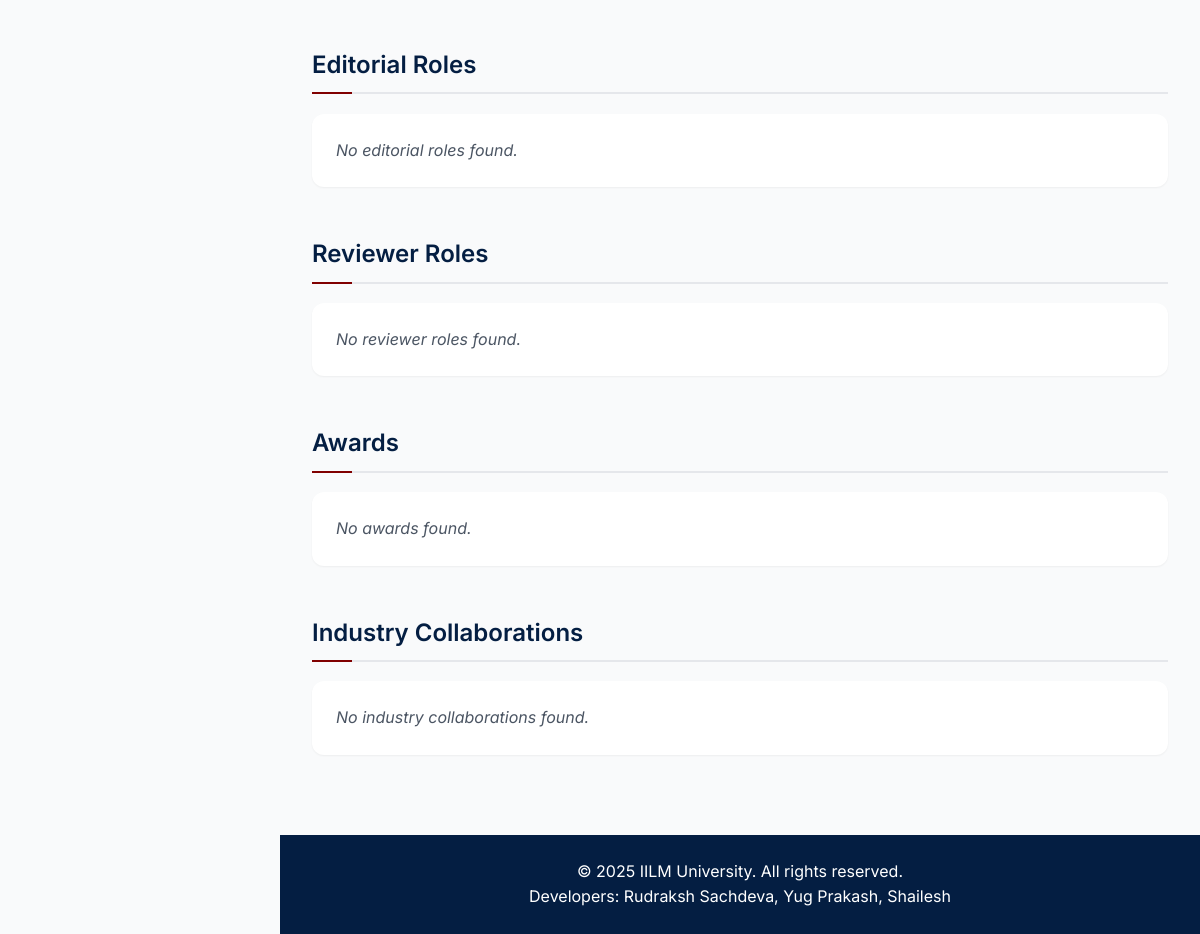
Before: /submissions/ (signed in, lower part) with the older database file.
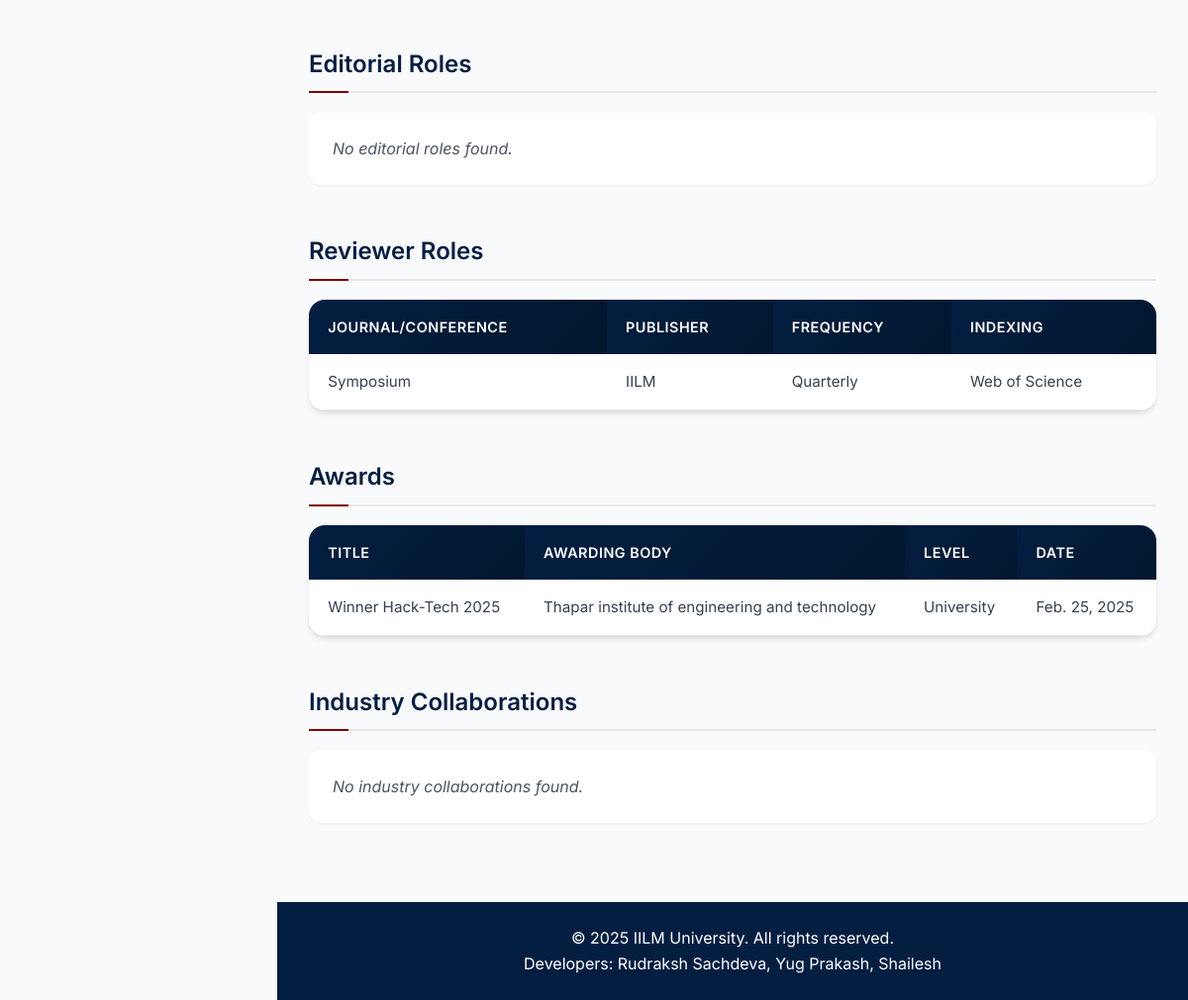
After: the same page with the newer database file.
### core/models.py (models this page shows, shortened)
class ReviewerRoles(models.Model):
    user = models.ForeignKey(settings.AUTH_USER_MODEL, on_delete=models.CASCADE)
    journal_name = models.CharField(max_length=255, blank=True, null=True, help_text="Name of the journal or conference")
    publisher = models.CharField(max_length=255, blank=True, null=True, help_text="Publisher of the journal or conference proceedings")
    freq_of_review_choices = [
        ('monthly', 'Monthly'),
        ('quarterly', 'Quarterly'),
        ('biannually', 'Biannually'),
        ('annually', 'Annually'),
        ('as_needed', 'As Needed'),
        ('other', 'Other')
    ]
    freq_of_review = models.CharField(
        max_length=20,
        choices=freq_of_review_choices,
        default='as_needed'
    )
    indexing_choices = [
        ('scopus', 'Scopus'),
        ('web_of_science', 'Web of Science'),
        ('google_scholar', 'Google Scholar'),
        ('SCI', 'SCI'),
        ('other', 'Other'),
        ('not_indexed', 'Not Indexed')
    ]
    indexing = models.CharField(
        max_length=20,
        choices=indexing_choices,
        default='not_indexed'
    )

class Awards(models.Model):
    user = models.ForeignKey(settings.AUTH_USER_MODEL, on_delete=models.CASCADE)
    title_of_award = models.CharField(max_length=255, blank=True, null=True)
    awarding_body = models.CharField(max_length=255, blank=True, null=True)
    level_choices = [
        ('national', 'National'),
        ('international', 'International'),
        ('university', 'University'),
        ('departmental', 'Departmental'),
        ('other', 'Other')
    ]
    level = models.CharField(
        max_length=20,
        choices=level_choices,
        default='university'
    )
    date_of_award = models.DateField(blank=True, null=True)
    nature_of_contribution = models.TextField(
        blank=True,
        null=True,
        help_text="Nature of your contribution to the award"
    )

### core/views.py (the view)
# urls.py: path('submissions/', views.submission_list_view, name='submission_list'),  # 👈 New route for submissions
def submission_list_view(request):
    user = request.user
    if not user.is_authenticated:
        return redirect('login')
    journal_pubs = JournalPublication.objects.filter(user=user)
    conference_pubs = ConferencePublication.objects.filter(user=user)
    research_projects = ResearchProjects.objects.filter(user=user)
    patents = Patents.objects.filter(user=user)
    copyrights = CopyRights.objects.filter(user=user)
    phd_guidance = PhdGuidance.objects.filter(user=user)
    book_chapters = BookChapter.objects.filter(user=user)
    books = Book.objects.filter(user=user)
    consultancy_projects = ConsultancyProjects.objects.filter(user=user)
    editorial_roles = EditorialRoles.objects.filter(user=user)
    reviewer_roles = ReviewerRoles.objects.filter(user=user)
    awards = Awards.objects.filter(user=user)
    industry_collaborations = IndustryCollaboration.objects.filter(user=user)
    return render(request, 'submissions.html', {
        'journal_pubs': journal_pubs,
        'conference_pubs': conference_pubs,
        'research_projects': research_projects,
        'patents': patents,
        'copyrights': copyrights,
        'phd_guidance': phd_guidance,
        'book_chapters': book_chapters,
        'books': books,
        'consultancy_projects': consultancy_projects,
        'editorial_roles': editorial_roles,
        'reviewer_roles': reviewer_roles,
        'awards': awards,
        'industry_collaborations': industry_collaborations,
    })

### templates/submissions.html (shortened to what the changed rows need)
{% load static %}
<!DOCTYPE html>
<html lang="en">
<head>
    <link rel="stylesheet" href="https://cdnjs.cloudflare.com/ajax/libs/font-awesome/6.4.0/css/all.min.css">
</head>
<body>
    <div class="dashboard-container">
        <div class="main-content">
            <div class="submission-section">
                <h2>Editorial Roles</h2>
            </div>
            <div class="submission-section">
                <h2>Reviewer Roles</h2>
                {% if reviewer_roles %}
                <table>
                    <thead>
                        <tr>
                            <th>Journal/Conference</th>
                            <th>Publisher</th>
                            <th>Frequency</th>
                            <th>Indexing</th>
                        </tr>
                    </thead>
                    <tbody>
                        {% for rr in reviewer_roles %}
                        <tr>
                            <td data-label="Journal/Conference">{{ rr.journal_name }}</td>
                            <td data-label="Publisher">{{ rr.publisher }}</td>
                            <td data-label="Frequency">{{ rr.get_freq_of_review_display }}</td>
                            <td data-label="Indexing">{{ rr.get_indexing_display }}</td>
                        </tr>
                        {% endfor %}
                    </tbody>
                </table>
                {% else %}
                <p class="no-data">No reviewer roles found.</p>
                {% endif %}
            </div>
            <div class="submission-section">
                <h2>Awards</h2>
                {% if awards %}
                <table>
                    <thead>
                        <tr>
                            <th>Title</th>
                            <th>Awarding Body</th>
                            <th>Level</th>
                            <th>Date</th>
                        </tr>
                    </thead>
                    <tbody>
                        {% for award in awards %}
                        <tr>
                            <td data-label="Title">{{ award.title_of_award }}</td>
                            <td data-label="Awarding Body">{{ award.awarding_body }}</td>
                            <td data-label="Level">{{ award.get_level_display }}</td>
                            <td data-label="Date">{{ award.date_of_award }}</td>
                        </tr>
                        {% endfor %}
                    </tbody>
                </table>
                {% else %}
                <p class="no-data">No awards found.</p>
                {% endif %}
            </div>
            <div class="submission-section">
                <h2>Industry Collaborations</h2>
            </div>
        </div>
    </div>
</body>
</html>

Changed rows visible on the page:
added ReviewerRoles: journal_name "Symposium", publisher "IILM", freq_of_review "Quarterly", indexing "Web of Science"
added Awards: title_of_award "Winner Hack-Tech 2025", awarding_body "Thapar institute of engineering and technology", level "University", date_of_award "Feb. 25, 2025"
Other visible differences:
text no longer shown: "No reviewer roles found. No awards found."
text now shown: "JOURNAL/CONFERENCE PUBLISHER FREQUENCY INDEXING TITLE AWARDING BODY LEVEL DATE"
